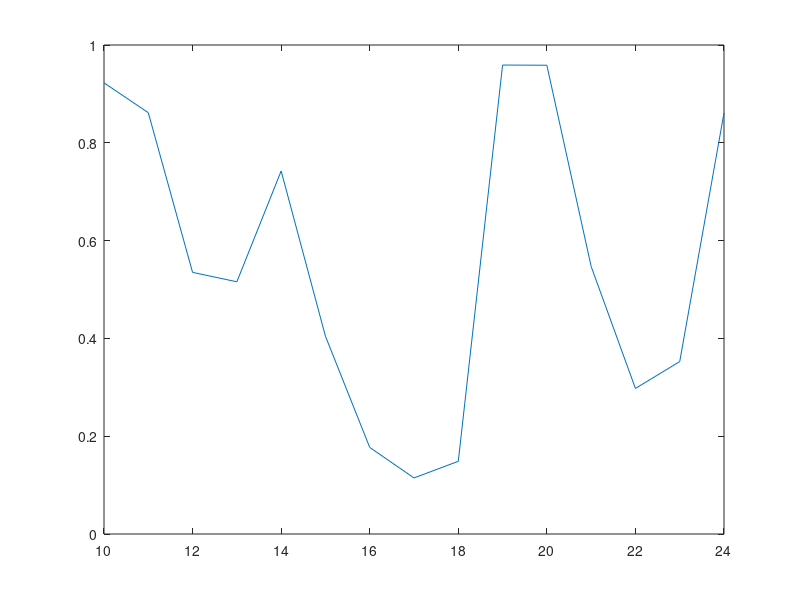

The MATLAB source for this figure: (Note: this script raises an error after producing the figure.)
%% a) Simple Plot
figure
plot(10:24,rand(1,15));
akZoom();

%% b) Image
figure
imagesc(magic(40));
akZoom();

%% c) Plotyy (linked axes)
figure
plotyy(1:15, rand(1,15), 1:15, rand(1,15));
akZoom();

%% d) Plotyy (independent axes)
figure
ax = plotyy(1:15, rand(1,15), 1:15, rand(1,15));
akZoom({ax(1), ax(2)});

%% e) Subplots (independent axes)
figure
for k = 1:4
  y = rand(1,15);
  subplot(2, 2, k);
  plot(y);
end
akZoom();

%% e) Subplots (linked axes)
figure
ax = NaN(4,1); % this will store the axes handles
for k = 1:4
  y = rand(1,15);
  ax(k) = subplot(2, 2, k);
  plot(y);
end
akZoom(ax);

%% f) Subplots (mixture of linked and indipendent axes)
figure
ax = NaN(4,1); % this will store the axes handles
for k = 1:4
  y = rand(1,15);
  ax(k) = subplot(2, 2, k);
  plot(y);
end
akZoom({[ax(1),ax(3)],ax(2),[ax(3),ax(4)]});

%% g) Different figures (linked)
% Note that you can simply call akZoom('all_linked') for linking all open
% figures.
figure;
imshow(imread('peppers.png'));
ax1 = gca;
figure
imshow(rgb2gray(imread('peppers.png')));
ax2 = gca;
akZoom([ax1,ax2]);

% move position of second figure a bit to make user aware of it:  
pos = get(gcf,'Position'); set(gcf, 'Position', [pos(1)+100, pos(2)-100, pos(3), pos(4)]);

%% h) All axes in all open figures (independent)
figure
plotyy(1:15, rand(1,15), 1:15, rand(1,15));
figure
plot(rand(1,15));
akZoom('all');

% move position of second figure a bit to make user aware of it:  
pos = get(gcf,'Position'); set(gcf, 'Position', [pos(1)+100, pos(2)-100, pos(3), pos(4)]);

%% i) All axes in all open figures (linked)
figure
plotyy(1:15, rand(1,15), 1:15, rand(1,15));
figure
semilogy(1:150, rand(1,150));
akZoom('all_linked');

% move position of second figure a bit to make user aware of it:  
pos = get(gcf,'Position'); set(gcf, 'Position', [pos(1)+100, pos(2)-100, pos(3), pos(4)]);

%% j) LogLog plot with out-of-bounds feedback
% Note the blinking boundaries in the plot when you try to pan/zoom in a 
% way that would make the limits exceed valid double values, 
% i.e. >1.8e308 or <2.2e-308 
figure
loglog(exp(-100:800), exp(-100:800).*rand(1,901).^2);
akZoom()

%% k) Test with patch objects
figure
xdata = [2 1; 1 8; 8 8];
ydata = [5 2; 8 4; 4 0];
patch(xdata,ydata,'r');
akZoom()

%% l) Change mapping of mouse buttons
figure
semilogx(rand(1,150));
akZoom('rlm')

%% m) Test for axes within ui-subpanel(s)
h = figure;
hp = uipanel('Title','Sub-panel', 'BackgroundColor','red', 'Position',[.1 .1 .8 .8]);
hsp = uipanel('Parent',hp,'Title','Sub-sub-panel','Position',[.3 .1 .6 .8]);
ax = axes('Parent', hsp);
plot(10:24,rand(1,15));
akZoom();

%% n) Demonstrate different MATLAB-behaviour for AspectRatio or "axis equal"
img = imread('peppers.png');

figure
imshow(img);
set(gcf, 'Position', [500,600,400,150]);
set(gcf,'Name', 'imshow()', 'NumberTitle', 'off')
akZoom

figure
set(gcf, 'Position', [500,350,400,150]);
image(img);
set(gca, 'DataAspectRatio', [1 1 1])
set(gca, 'visible', 'off')
set(gcf,'Name', 'DataAspectRatio [1 1 1] (same as imshow)', 'NumberTitle', 'off')
akZoom

figure
set(gcf, 'Position', [500,100,400,150]);
image(img);
axis equal
set(gca, 'visible', 'off')
set(gcf,'Name', 'axis equal', 'NumberTitle', 'off')
akZoom